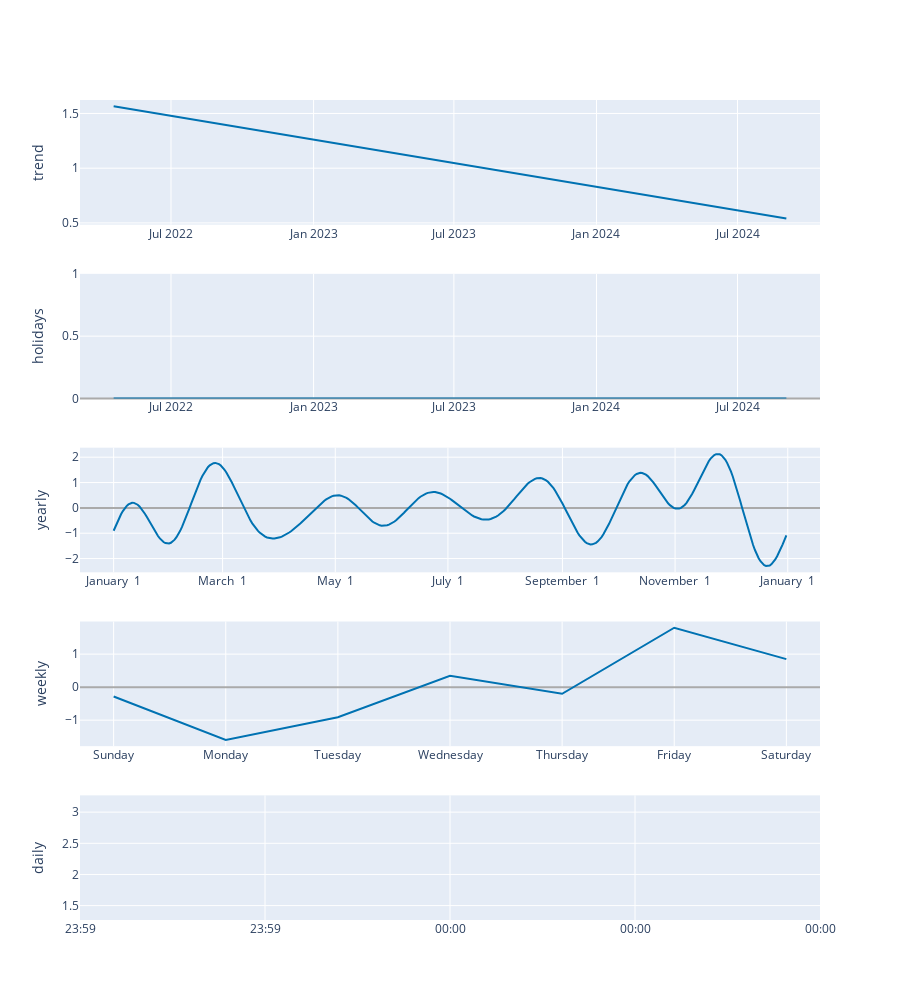

Notebook code cell kept with this figure:
### Code cell
plot_components_plotly(m, forecast)

### Figure 1 — Plotly figure (JSON) as saved in the notebook; plotly's stock layout.template omitted (floating-point values rounded to 4 significant figures; data arrays with more than 128 entries replaced by an {"elided": "..."} marker saying what was removed)
{"data": [{"line": {"color": "#0072B2", "width": 2}, "mode": "lines", "name": "trend", "type": "scatter", "x": {"elided": "324 str values"}, "xaxis": "x", "y": {"elided": "324 float values"}, "yaxis": "y"}, {"line": {"color": "rgba(0, 114, 178, 0.2)", "width": 0}, "mode": "lines", "name": "trend_upper", "type": "scatter", "x": {"elided": "324 str values"}, "xaxis": "x", "y": {"elided": "324 float values"}, "yaxis": "y"}, {"fill": "tonexty", "fillcolor": "rgba(0, 114, 178, 0.2)", "line": {"color": "rgba(0, 114, 178, 0.2)", "width": 0}, "mode": "lines", "name": "trend_lower", "type": "scatter", "x": {"elided": "324 str values"}, "xaxis": "x", "y": {"elided": "324 float values"}, "yaxis": "y"}, {"line": {"color": "#0072B2", "width": 2}, "mode": "lines", "name": "holidays", "text": {"elided": "324 str values"}, "type": "scatter", "x": {"elided": "324 str values"}, "xaxis": "x2", "y": {"elided": "324 int values"}, "yaxis": "y2"}, {"line": {"color": "#0072B2", "width": 2}, "mode": "lines", "name": "yearly", "type": "scatter", "x": {"elided": "365 str values"}, "xaxis": "x3", "y": {"elided": "365 float values"}, "yaxis": "y3"}, {"line": {"color": "#0072B2", "width": 2}, "mode": "lines", "name": "weekly", "type": "scatter", "x": ["2017-01-01T00:00:00", "2017-01-02T00:00:00", "2017-01-03T00:00:00", "2017-01-04T00:00:00", "2017-01-05T00:00:00", "2017-01-06T00:00:00", "2017-01-07T00:00:00"], "xaxis": "x4", "y": [-0.2837, -1.599, -0.9124, 0.3468, -0.2002, 1.799, 0.8492], "yaxis": "y4"}, {"line": {"color": "#0072B2", "width": 2}, "mode": "lines", "name": "daily", "type": "scatter", "x": ["2017-01-01T00:00:00"], "xaxis": "x5", "y": [2.269], "yaxis": "y5"}], "layout": {"height": 1000, "showlegend": false, "width": 900, "xaxis": {"anchor": "y", "domain": [0, 1], "range": ["2022-03-05T14:24:00", "2024-10-15T09:36:00"], "type": "date"}, "xaxis2": {"anchor": "y2", "domain": [0, 1], "range": ["2022-03-05T14:24:00", "2024-10-15T09:36:00"], "type": "date"}, "xaxis3": {"anchor": "y3", "domain": [0, 1], "range": ["2016-12-13T18:54:02.958904115", "2018-01-18T11:04:57.863013581"], "tickformat": "%B %e", "type": "date"}, "xaxis4": {"anchor": "y4", "domain": [0, 1], "range": ["2016-12-31T16:48:00", "2017-01-07T07:12:00"], "tickformat": "%A", "type": "date"}, "xaxis5": {"anchor": "y5", "domain": [0, 1], "range": ["2017-01-01T00:00:00", "2017-01-01T00:00:00"], "tickformat": "%H:%M", "type": "date"}, "yaxis": {"anchor": "x", "domain": [0.848, 1], "rangemode": "normal", "title": {"text": "trend"}, "zerolinecolor": "#AAA"}, "yaxis2": {"anchor": "x2", "domain": [0.636, 0.788], "rangemode": "tozero", "title": {"text": "holidays"}, "zerolinecolor": "#AAA"}, "yaxis3": {"anchor": "x3", "domain": [0.424, 0.576], "title": {"text": "yearly"}, "zerolinecolor": "#AAA"}, "yaxis4": {"anchor": "x4", "domain": [0.212, 0.364], "title": {"text": "weekly"}, "zerolinecolor": "#AAA"}, "yaxis5": {"anchor": "x5", "domain": [0, 0.152], "title": {"text": "daily"}, "zerolinecolor": "#AAA"}}}
